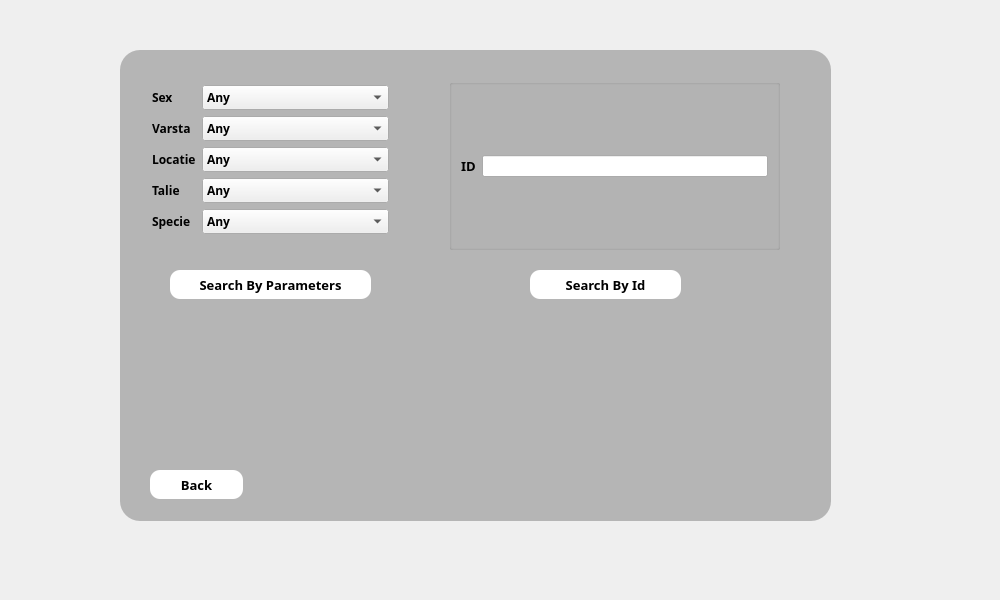
<?xml version="1.0" encoding="UTF-8"?>
<ui version="4.0">
 <class>ManageAnimals</class>
 <widget class="QDialog" name="ManageAnimals">
  <property name="geometry">
   <rect>
    <x>0</x>
    <y>0</y>
    <width>1000</width>
    <height>600</height>
   </rect>
  </property>
  <property name="windowTitle">
   <string>Dialog</string>
  </property>
  <property name="styleSheet">
   <string notr="true">#ManageAnimals{
border-image: url(:/img/Gears1280.png);


}
</string>
  </property>
  <widget class="QGroupBox" name="groupBox">
   <property name="geometry">
    <rect>
     <x>120</x>
     <y>50</y>
     <width>711</width>
     <height>471</height>
    </rect>
   </property>
   <property name="styleSheet">
    <string notr="true">#groupBox{

border:0px;
border-radius:20px;
	background-color: rgb(181, 181, 181);


}</string>
   </property>
   <property name="title">
    <string/>
   </property>
   <widget class="QGroupBox" name="groupBox_2">
    <property name="geometry">
     <rect>
      <x>20</x>
      <y>20</y>
      <width>261</width>
      <height>201</height>
     </rect>
    </property>
    <property name="font">
     <font>
      <family>Segoe UI Black</family>
      <bold>true</bold>
     </font>
    </property>
    <property name="styleSheet">
     <string notr="true">#groupBox_2{

	border-color: rgb(141, 141, 141);
    border-radius:20px;
}
</string>
    </property>
    <property name="title">
     <string/>
    </property>
    <layout class="QFormLayout" name="formLayout">
     <item row="0" column="0">
      <widget class="QLabel" name="label">
       <property name="font">
        <font>
         <family>Segoe UI Black</family>
         <bold>true</bold>
        </font>
       </property>
       <property name="text">
        <string>Sex</string>
       </property>
      </widget>
     </item>
     <item row="0" column="1">
      <widget class="QComboBox" name="Sex">
       <property name="font">
        <font>
         <family>Segoe UI Black</family>
         <bold>true</bold>
        </font>
       </property>
       <item>
        <property name="text">
         <string>Any</string>
        </property>
       </item>
       <item>
        <property name="text">
         <string>Mascul</string>
        </property>
       </item>
       <item>
        <property name="text">
         <string>Femela</string>
        </property>
       </item>
      </widget>
     </item>
     <item row="1" column="0">
      <widget class="QLabel" name="label_2">
       <property name="font">
        <font>
         <family>Segoe UI Black</family>
         <bold>true</bold>
        </font>
       </property>
       <property name="text">
        <string>Varsta</string>
       </property>
      </widget>
     </item>
     <item row="1" column="1">
      <widget class="QComboBox" name="Varsta">
       <property name="font">
        <font>
         <family>Segoe UI Black</family>
         <bold>true</bold>
        </font>
       </property>
       <item>
        <property name="text">
         <string>Any</string>
        </property>
       </item>
       <item>
        <property name="text">
         <string>&lt;1</string>
        </property>
       </item>
       <item>
        <property name="text">
         <string>&lt;2</string>
        </property>
       </item>
       <item>
        <property name="text">
         <string>&lt;3</string>
        </property>
       </item>
       <item>
        <property name="text">
         <string>&lt;4</string>
        </property>
       </item>
       <item>
        <property name="text">
         <string>&lt;5</string>
        </property>
       </item>
       <item>
        <property name="text">
         <string>&lt;6</string>
        </property>
       </item>
       <item>
        <property name="text">
         <string>&lt;7</string>
        </property>
       </item>
       <item>
        <property name="text">
         <string>&lt;8</string>
        </property>
       </item>
       <item>
        <property name="text">
         <string>&lt;9</string>
        </property>
       </item>
       <item>
        <property name="text">
         <string>&lt;10</string>
        </property>
       </item>
       <item>
        <property name="text">
         <string>&gt;10</string>
        </property>
       </item>
      </widget>
     </item>
     <item row="2" column="0">
      <widget class="QLabel" name="label_3">
       <property name="font">
        <font>
         <family>Segoe UI Black</family>
         <bold>true</bold>
        </font>
       </property>
       <property name="text">
        <string>Locatie</string>
       </property>
      </widget>
     </item>
     <item row="2" column="1">
      <widget class="QComboBox" name="Locatie">
       <property name="font">
        <font>
         <family>Segoe UI Black</family>
         <bold>true</bold>
        </font>
       </property>
       <item>
        <property name="text">
         <string>Any</string>
        </property>
       </item>
       <item>
        <property name="text">
         <string>Paladi</string>
        </property>
       </item>
       <item>
        <property name="text">
         <string>Bragadiru</string>
        </property>
       </item>
       <item>
        <property name="text">
         <string>Mihailesti</string>
        </property>
       </item>
      </widget>
     </item>
     <item row="3" column="0">
      <widget class="QLabel" name="label_5">
       <property name="font">
        <font>
         <family>Segoe UI Black</family>
         <bold>true</bold>
        </font>
       </property>
       <property name="text">
        <string>Talie</string>
       </property>
      </widget>
     </item>
     <item row="3" column="1">
      <widget class="QComboBox" name="Talie">
       <property name="font">
        <font>
         <family>Segoe UI Black</family>
         <bold>true</bold>
        </font>
       </property>
       <item>
        <property name="text">
         <string>Any</string>
        </property>
       </item>
       <item>
        <property name="text">
         <string>Mica</string>
        </property>
       </item>
       <item>
        <property name="text">
         <string>Medie</string>
        </property>
       </item>
       <item>
        <property name="text">
         <string>Mare</string>
        </property>
       </item>
      </widget>
     </item>
     <item row="4" column="0">
      <widget class="QLabel" name="label_4">
       <property name="font">
        <font>
         <family>Segoe UI Black</family>
         <bold>true</bold>
        </font>
       </property>
       <property name="text">
        <string>Specie</string>
       </property>
      </widget>
     </item>
     <item row="4" column="1">
      <widget class="QComboBox" name="Specie">
       <property name="font">
        <font>
         <family>Segoe UI Black</family>
         <bold>true</bold>
        </font>
       </property>
       <item>
        <property name="text">
         <string>Any</string>
        </property>
       </item>
       <item>
        <property name="text">
         <string>Caine</string>
        </property>
       </item>
       <item>
        <property name="text">
         <string>Pisica</string>
        </property>
       </item>
       <item>
        <property name="text">
         <string>Papagal</string>
        </property>
       </item>
       <item>
        <property name="text">
         <string>Hamster</string>
        </property>
       </item>
       <item>
        <property name="text">
         <string/>
        </property>
       </item>
      </widget>
     </item>
    </layout>
   </widget>
   <widget class="QPushButton" name="pushButton">
    <property name="geometry">
     <rect>
      <x>50</x>
      <y>220</y>
      <width>201</width>
      <height>29</height>
     </rect>
    </property>
    <property name="font">
     <font>
      <family>Segoe UI Black</family>
      <pointsize>10</pointsize>
      <bold>true</bold>
     </font>
    </property>
    <property name="styleSheet">
     <string notr="true">#pushButton{
	background-color: rgb(255, 255, 255);
border-radius:10px;
}</string>
    </property>
    <property name="text">
     <string>Search By Parameters</string>
    </property>
   </widget>
   <widget class="QGroupBox" name="groupBox_3">
    <property name="geometry">
     <rect>
      <x>329</x>
      <y>29</y>
      <width>331</width>
      <height>171</height>
     </rect>
    </property>
    <property name="title">
     <string/>
    </property>
    <layout class="QHBoxLayout" name="horizontalLayout">
     <item>
      <widget class="QLabel" name="label_6">
       <property name="font">
        <font>
         <family>Segoe UI Black</family>
         <pointsize>10</pointsize>
         <bold>true</bold>
        </font>
       </property>
       <property name="text">
        <string>ID</string>
       </property>
      </widget>
     </item>
     <item>
      <widget class="QLineEdit" name="lineEdit"/>
     </item>
    </layout>
   </widget>
   <widget class="QPushButton" name="pushButton_2">
    <property name="geometry">
     <rect>
      <x>410</x>
      <y>220</y>
      <width>151</width>
      <height>29</height>
     </rect>
    </property>
    <property name="font">
     <font>
      <family>Segoe UI Black</family>
      <pointsize>10</pointsize>
      <bold>true</bold>
     </font>
    </property>
    <property name="styleSheet">
     <string notr="true">#pushButton_2{
	background-color: rgb(255, 255, 255);
border-radius:10px;
}</string>
    </property>
    <property name="text">
     <string>Search By Id</string>
    </property>
   </widget>
   <widget class="QPushButton" name="pushButton_3">
    <property name="geometry">
     <rect>
      <x>30</x>
      <y>420</y>
      <width>93</width>
      <height>29</height>
     </rect>
    </property>
    <property name="font">
     <font>
      <family>Segoe UI Black</family>
      <pointsize>10</pointsize>
      <bold>true</bold>
     </font>
    </property>
    <property name="styleSheet">
     <string notr="true">#pushButton_3{
	background-color: rgb(255, 255, 255);
border-radius:10px;
}</string>
    </property>
    <property name="text">
     <string>Back</string>
    </property>
   </widget>
  </widget>
 </widget>
 <resources/>
 <connections/>
</ui>
